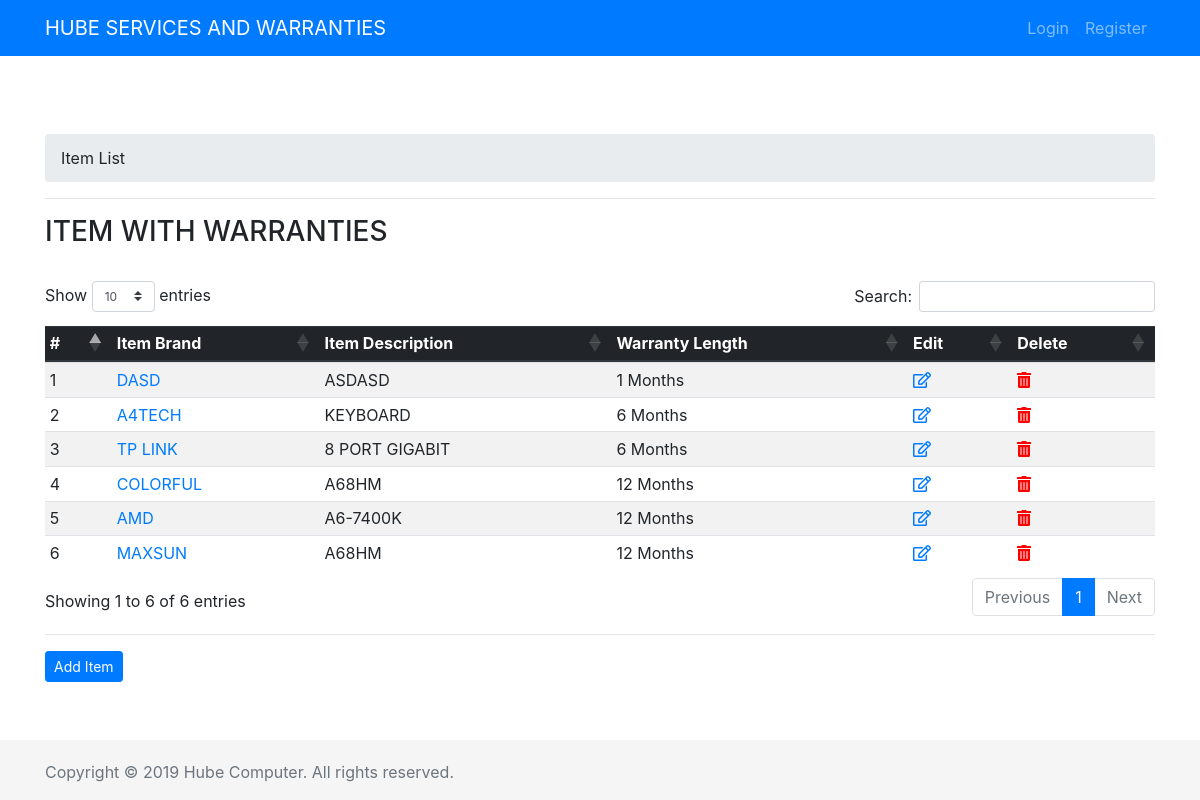
The app's page /items/ with its own data.
### items/models.py (models this page shows, shortened)
class ItemName(models.Model):
	barcode			= models.CharField(max_length=120, null=True, blank=True, unique=True)
	item_brand 		= models.CharField(max_length=120)
	item_name		= models.CharField(max_length=120)
	item_model		= models.CharField(max_length=120, null=True, blank=True)
	item_desc		= models.TextField(max_length=120, null=True, blank=True, verbose_name="item description")
	item_photo		= models.ImageField(null=True, blank=True, upload_to=image_upload_location)
	item_wrty_lngth	= models.IntegerField(verbose_name="item warranty length", help_text="How many month?")
	item_cat		= models.ForeignKey(ItemCategory, on_delete=models.CASCADE, verbose_name="item categories", default=1)
	item_supp		= models.ForeignKey(ItemSupply, on_delete=models.CASCADE, verbose_name="item supplier", default=1)
	timestamp		= models.DateField(auto_now_add=True, auto_now=False)
	updated			= models.DateField(auto_now=True, auto_now_add=False)
	class Meta:
		verbose_name = "item name"
		verbose_name_plural = "item names"

### items/views.py (the view)
def itemList(request):
	item_name = ItemName.objects.all().order_by("-timestamp")
	render_template = "item_list.html"
	context = {
		"title": "item with warranties",
		"itemname": item_name,
	}
	return render(request, render_template, context)

### items/templates/item_list.html
{% extends "base.html" %}
{% block breadcrumb %}
<ol class="breadcrumb">
  <li class="breadcrumb-item">Item List</li>
</ol>
<hr>
{% endblock %}
{% block content %}
<h3>{{title|upper}}</h3>
<br>
<table id="datatable" class="table table-striped table-sm">
	<thead class="thead-dark">
		<tr>
			<th>#</th>
			<th>Item Brand</th>
			<th>Item Description</th>
			<th>Warranty Length</th>
			<th>Edit</th>
			<th>Delete</th>
		</tr>
	</thead>
	<tbody>
		{% for item in itemname %}
		<tr>
			<td>{{forloop.counter}}</td>
			<td><a href="{% url 'item:detail' item.id %}">{{item.item_brand|upper}}</a></td>
			<td>{{item.item_name|upper}}</td>
			<td>{{item.item_wrty_lngth}} Months</td>
			<td><a href="{% url 'item:edit' item.id %}"><i class="far fa-edit"></i></a></td>
			<td><a href="{% url 'item:delete' item.id %}"><span style="color: red;"><i class="fas fa-trash-alt"></i></span></a></td>
		</tr>
		{% endfor %}
	</tbody>
</table>
<hr>
<a href="{% url 'item:add' %}" class="btn btn-primary btn-sm">Add Item</a>
{% endblock %}

### static/sticky-footer-navbar.css (style rules this page uses)
html { position: relative; min-height: 100%; }
body { margin-bottom: 60px; }

### records on screen
ItemName: item_brand "DASD", item_name "ASDASD", item_wrty_lngth "1"
ItemName: item_brand "A4TECH", item_name "KEYBOARD", item_wrty_lngth "6"
ItemName: item_brand "TP LINK", item_name "8 PORT GIGABIT", item_wrty_lngth "6"
ItemName: item_brand "COLORFUL", item_name "A68HM", item_wrty_lngth "12"
ItemName: item_brand "AMD", item_name "A6-7400K", item_wrty_lngth "12"
ItemName: item_brand "MAXSUN", item_name "A68HM", item_wrty_lngth "12"

### other values on screen
{{ title|upper }} "ITEM WITH WARRANTIES"
